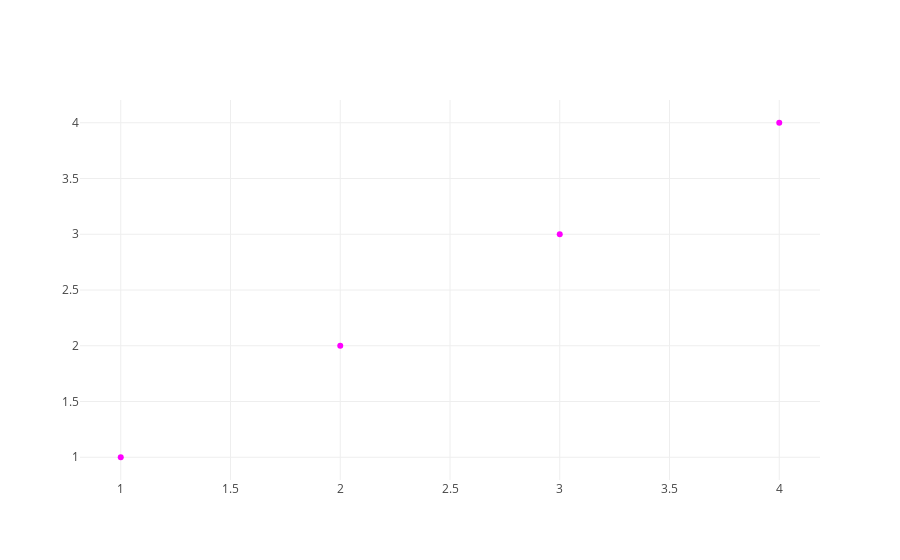

The notebook cell saved with this chart:
### Markdown cell above
The plot above has one trace which is a line trace.  However, this type of trace is just the default.  Note, that we did not specify any particular type.

```python
trace = {'x': [1, 2, 3, 4], 'y': [1, 2, 3, 4]}
```

We can change it by changing the mode to `markers`.  While we are at it, let's also change the color of the markers.

### Code cell
trace = {'x': [1, 2, 3, 4], 'y': [1, 2, 3, 4], 'mode': 'markers', 'marker': {'color': 'magenta'}}

plotly.offline.iplot([
    trace
])

### Figure 1 — Plotly figure (JSON) as saved in the notebook; plotly's stock layout.template omitted (floating-point values rounded to 4 significant figures)
{"data": [{"marker": {"color": "magenta"}, "mode": "markers", "type": "scatter", "uid": "1a6de3e0-3949-11e9-b428-357077929cd0", "x": [1, 2, 3, 4], "y": [1, 2, 3, 4]}], "layout": {}}
